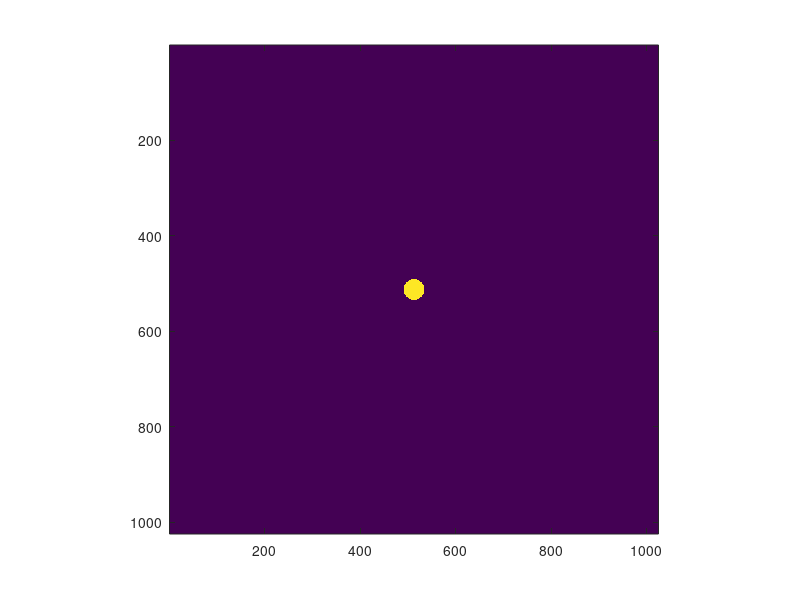
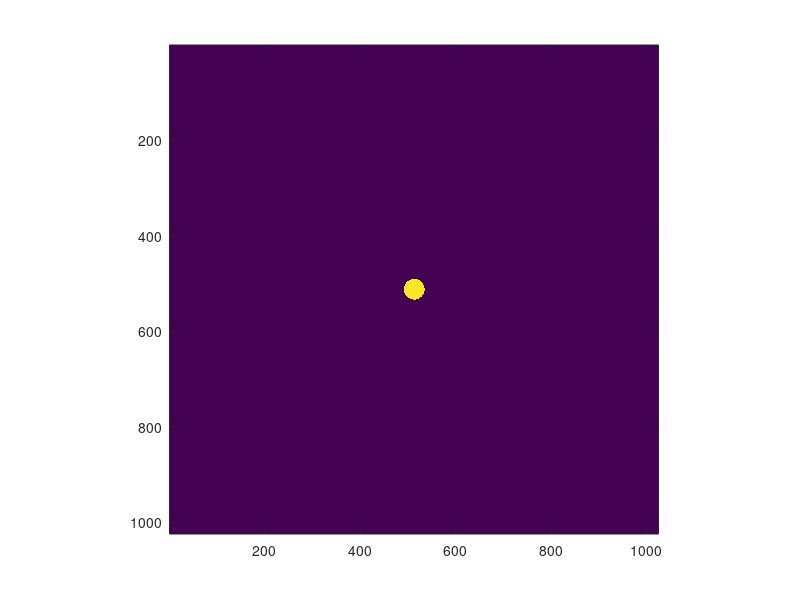

Reproduce these figures in MATLAB, in order.
% function to check stencil for reset conditions

N = 1024;
index = 0:N*N-1;

x = mod(index,N);
y = floor(index/N);

sigma = 5;
domainSize = 120;
dx = 2*domainSize/(N-1);

% convert to spatial coordinates
x = x*dx-domainSize;
y = y*dx-domainSize;

indices = find(sqrt(x.*x+y.*y) < sigma);
middleIndex = N/2*(N+1);
stencil = indices-middleIndex;

% plot results
val = zeros(N,N);
val(middleIndex+stencil) = 1;
imagesc(val);
axis square;

%% construct another way
spatial_extent = floor(sigma/dx);
newStencil = [];
for row = -spatial_extent:spatial_extent
  for col = -spatial_extent:spatial_extent
    if row*row*dx*dx+col*col*dx*dx<sigma*sigma
      newStencil = [ newStencil; row*N+col];
    end
  end
end

% plot results
newVal = zeros(N,N);
newVal(middleIndex+newStencil) = 1;
figure;
imagesc(newVal);
axis square

%% check stencil
% stencil = newStencil;
stencil_x = mod(stencil+spatial_extent,2*spatial_extent)-spatial_extent;
stencil_y = floor(stencil/N);

for local_index = 0:N*N-1
  local_x = mod(local_index,N);
  local_y = floor(local_index/N);
end